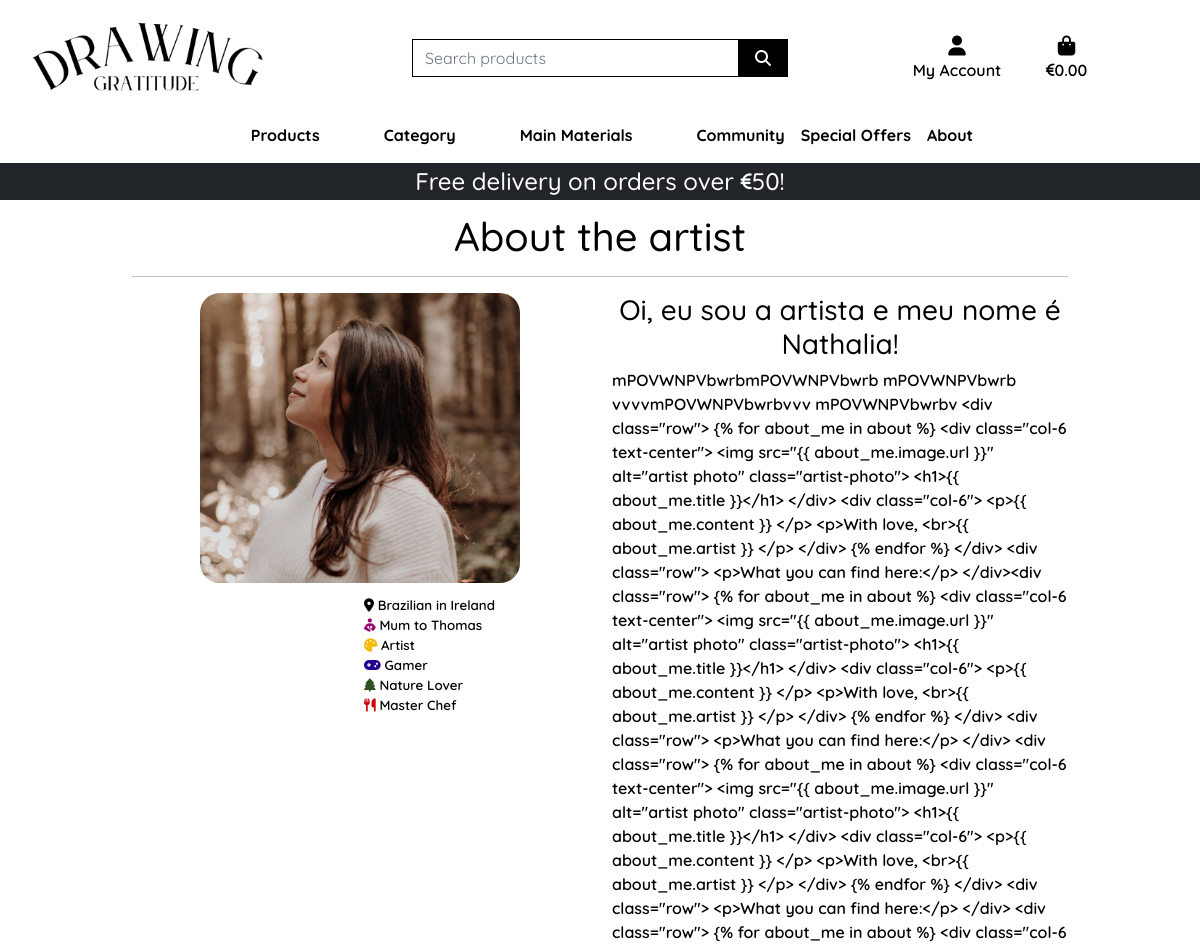
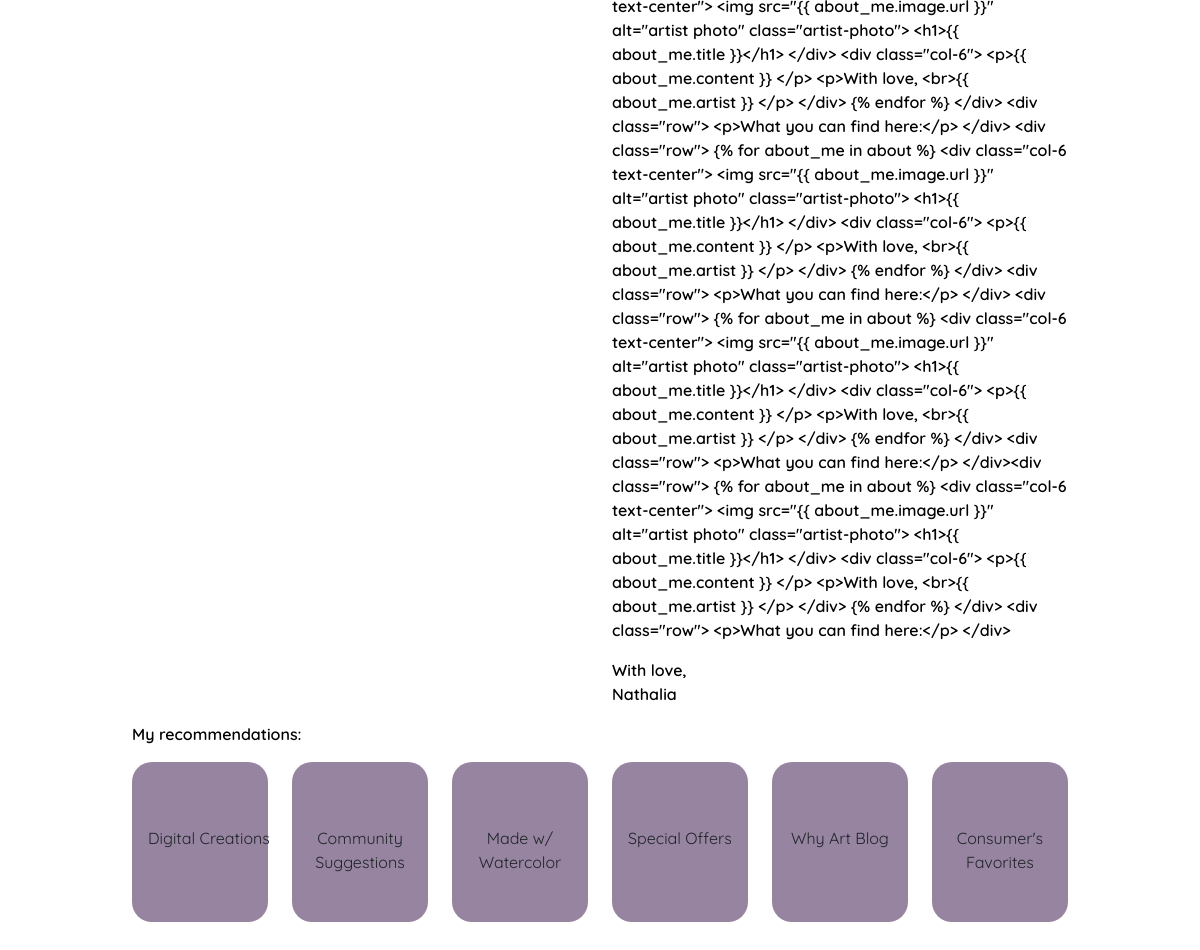
Page /about/ on the earlier database version (2 pictures, top to bottom).
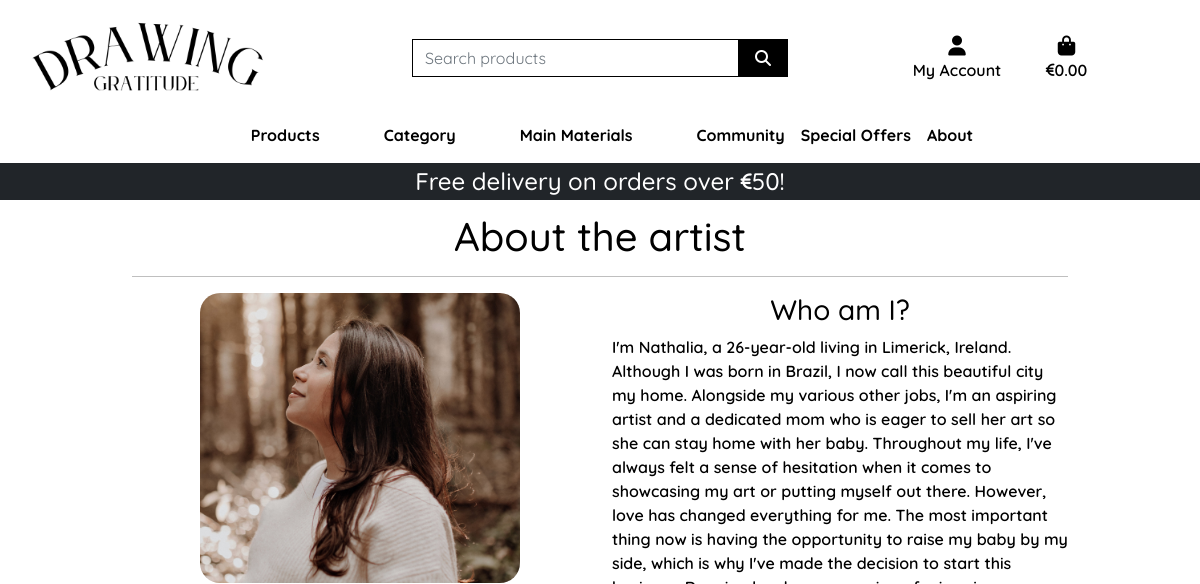
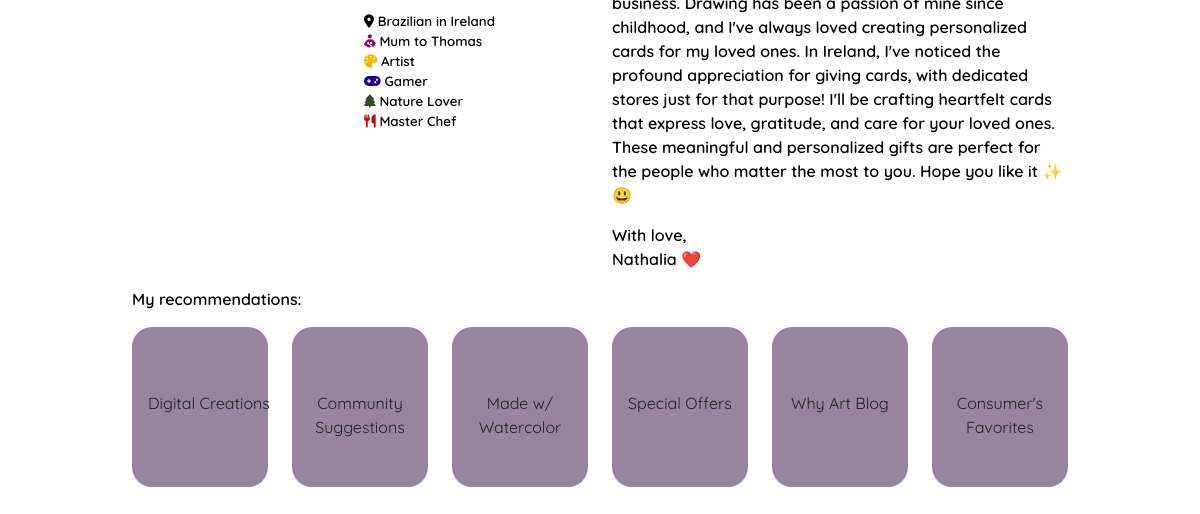
Same page on the later database version (2 pictures, top to bottom).
### about/models.py (models this page shows, shortened)
class AboutMe(models.Model):
    artist = models.CharField(max_length=100)
    title = models.CharField(max_length=254)
    content = models.TextField()
    image_url = models.URLField(max_length=1024, null=True, blank=True)
    image = models.ImageField(null=True, blank=True)

### about/views.py (the view)
# urls.py: path('', views.about_me, name='about_me'),
def about_me(request):
    about = AboutMe.objects.all()
    context = {'about': about}
    return render(request, 'about/about_me.html', context)

### bag/contexts.py (called while the page is built, shortened)
def bag_contents(request):
    bag_items = []
    total = 0
    total_discounted_price = 0
    product_count = 0
    bag = request.session.get('bag', {})
    delivery = total * Decimal(settings.STANDARD_DELIVERY_PERCENTAGE / 100) if total < settings.FREE_DELIVERY_THRESHOLD else 0
    grand_total = total + delivery
    context = {
        'bag_items': bag_items,
        'total': total,
        'total_discounted_price': total_discounted_price,
        'product_count': product_count,
        'delivery': delivery,
        'free_delivery_delta': max(0, settings.FREE_DELIVERY_THRESHOLD - total),
        'free_delivery_threshold': settings.FREE_DELIVERY_THRESHOLD,
        'grand_total': grand_total,
    }
    return context

### about/templates/about/about_me.html (shortened to what this page needs)
{% extends "base.html" %}
{% load static %}
{% block page_header %}
    <div class="container header-container">
    </div>
{% endblock %}
{% block content %}
<div class="container mt-5">
    <h1 class="text-center">About the artist</h1>
    <hr>
    <div class="row">
        {% for about_me in about %}
            <div class="col-6 text-center">
                <img src="{{ about_me.image.url }}" alt="artist photo" class="artist-photo">
                <div class="about-artist">
                    <ul class="text-start ml-1">
                        <li><i class="fa-solid fa-location-dot"></i> Brazilian in Ireland</li>
                        <li><i class="fa-solid fa-person-breastfeeding" style="color: #990070;"></i> Mum to Thomas</li>
                        <li><i class="fa-solid fa-palette" style="color: #f7b801;"></i> Artist</li>
                        <li><i class="fa-solid fa-gamepad" style="color: #270490;"></i> Gamer</li>
                        <li><i class="fa-solid fa-tree" style="color: #2e511f;"></i> Nature Lover</li>
                        <li><i class="fa-solid fa-utensils" style="color: #cc0000;"></i> Master Chef</li>
                    </ul>
                </div>
            </div>
            <div class="col-6">
                <h3 class="text-center">{{ about_me.title }}</h3>
                <p>{{ about_me.content }} </p>
                <p>With love, <br>{{ about_me.artist }} </p>
            </div>
        {% endfor %}
    </div>
    <div class="row justify-contents-center">
        <p>My recommendations:</p>
        <div class="col-2">
            <a href="{% url 'products' %}?digital=True" class="dropdown-item items-site digital">Digital Creations</a>
        </div>
        <div class="col-2">
            <a href="{% url 'products' %}?community=True" class="dropdown-item items-site community">Community <br>Suggestions</a>
        </div>
        <div class="col-2">
            <a href="{% url 'products' %}?paint=Watercolor" class="watercolor dropdown-item items-site">Made w/ <br>Watercolor</a>
        </div>
        <div class="col-2">
            <a href="{% url 'products' %}?offers=True" class="dropdown-item items-site special">Special Offers</a>
        </div>
        <div class="col-2">
            <a href="#" class="dropdown-item items-site blog">Why Art Blog</a>
        </div>
        <div class="col-2">
            <a href="{% url 'products' %}?sort=rating&direction=desc" class="dropdown-item items-site favorites">Consumer's<br> Favorites</a>
        </div>
    </div>
</div>
{% endblock %}

Differences in the rows shown:
changed AboutMe: title "Oi, eu sou a artista e meu nome é Nathalia!" → "Who am I?"; content "mPOVWNPVbwrbmPOVWNPVbwrb mPOVWNPVbwrb vvvvmPOVWNPVbwrbvvv mPOVWNPVbwrbv <div class=\"row\"> {% for about_me in about %} <div class=\"col-6 text-center\"> <img src=\"{{ about_me.image.url }}\" alt=\"artist photo\" class=\"artist-photo\"> <h1>{{ about_me.title }}</h1> </div> <div class=\"col-6\"> <p>{{ about_me.content }} </p> <p>With love, <br>{{ about_me.artist }} </p> </div> {% endfor %} </div> <div class=\"row\"> <p>What you can find here:</p> </div><div class=\"row\"> {% for about_me in about %} <div class=\"col-6 text-center\"> <img src=\"{{ about_me.image.url }}\" alt=\"artist photo\" class=\"artist-photo\"> <h1>{{ about_me.title }}</h1> </div> <div class=\"col-6\"> <p>{{ about_me.content }} </p> <p>With love,…" → "I'm Nathalia, a 26-year-old living in Limerick, Ireland. Although I was born in Brazil, I now call this beautiful city my home. Alongside my various other jobs, I'm an aspiring artist and a dedicated mom who is eager to sell her art so she can stay home with her baby. Throughout my life, I've always felt a sense of hesitation when it comes to showcasing my art or putting myself out there. However, love has changed everything for me. The most important thing now is having the opportunity to raise my baby by my side, which is why I've made the decision to start this business. Drawing has been a passion of mine since childhood, and I've always loved creating personalized cards for my loved…"; artist "Nathalia" → "Nathalia ❤️"
